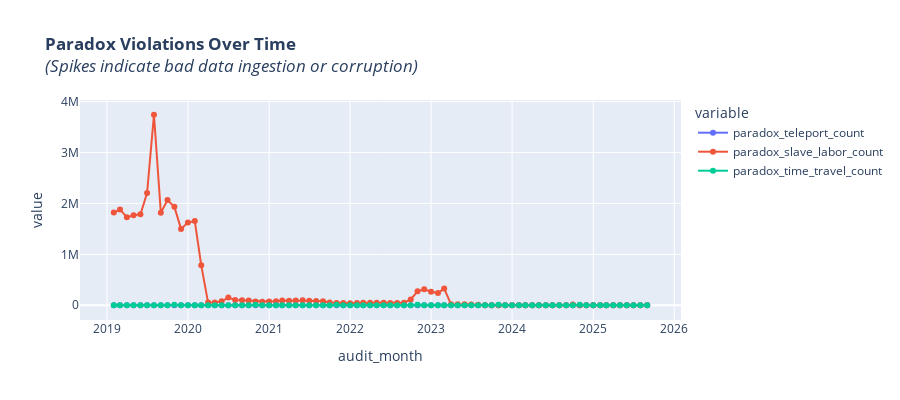

The notebook cell saved with this chart:
### Markdown cell above
<!-- HIDDEN H1 FOR OUTLINE VIEW -->
<h1 id="paradox-check" style="display: none;">1. The Paradox Check (Physics & Logic)</h1>
<!-- VISIBLE H1 -->
<h1 id="paradox-check-visible" style="font-family: 'Roboto Condensed', 'Arial Narrow', sans-serif; color: white; font-size: 22px; font-weight: bold; background-color: #0771A4; border-radius: 4px; padding: 12px 0px 12px 15px; margin-top: 20px;">1. The Paradox Check (Physics & Logic)</h1>

### Code cell
# Identify Paradox Columns dynamically
paradox_cols = [c for c in df.columns if "paradox" in c]

if not paradox_cols:
    print("✅ No Paradox Columns found (Data might be too raw or pre-cleaned).")
else:
    # Summary Table
    p_summary = df[paradox_cols].sum().sort_values(ascending=False).to_frame(name="Total Failures")
    p_summary["% Failure"] = (p_summary["Total Failures"] / df["total_rows"].sum()) * 100

    # Styling
    def highlight_fail(val):
        color = "red" if val > 0 else "green"
        return f"color: {color}; font-weight: bold"

    display(p_summary.style.applymap(highlight_fail).format({"Total Failures": "{:,.0f}", "% Failure": "{:.6f}%"}))

    # Visualization over time
    if p_summary["Total Failures"].sum() > 0:
        fig = px.line(
            df,
            x=TIME_COL,
            y=paradox_cols,
            title="<b>Paradox Violations Over Time</b><br><i>(Spikes indicate bad data ingestion or corruption)</i>",
            markers=True,
        )
        fig.update_layout(hovermode="x unified", height=400)
        fig.show()
    else:
        console.print("[bold green]✨ ZERO PARADOXES DETECTED. PHYSICS INTEGRITY: 100%[/]")
